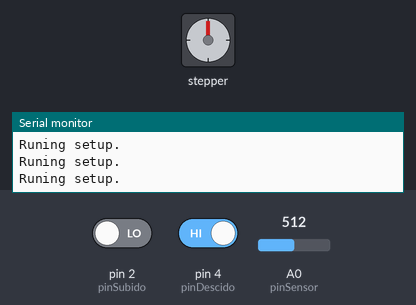
The sketch below on a simulated Arduino Uno, built with avr-gcc and run on an emulated ATmega328P. Parts: stepper motor, the last lines printed to the serial monitor. Inputs (shaded band) come from the test bench; at power-on: pin 4 (pinDescido) HIGH, pin 2 (pinSubido) LOW, A0 (pinSensor) = 512. Stepper angles assume 2038 steps per turn.

Above: at 1.2 s.
1.3 s: pin 4 (pinDescido) driven LOW
At 3.72 s:
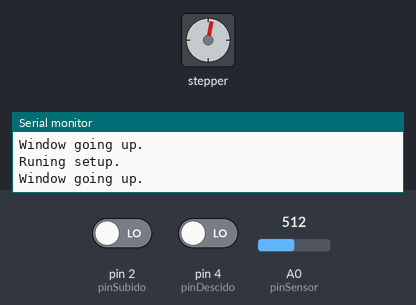
4.3 s: pin 2 (pinSubido) driven HIGH
6.8 s: pin 2 (pinSubido) driven LOW
9.8 s: pin 4 (pinDescido) driven HIGH
At 10.8 s:
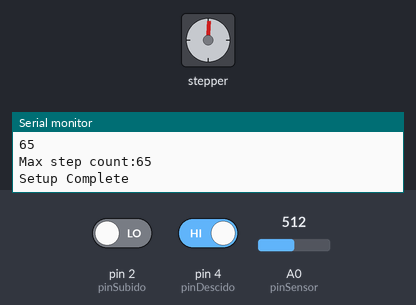
Timing chart, 0 to 12.8 s (numbered marks = the images above; inputs shaded):
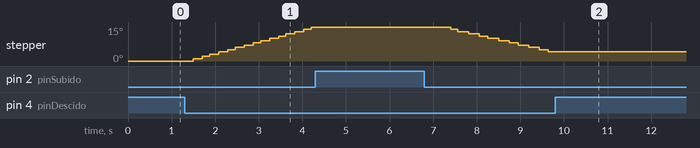

The sketch:

estore_automatico.ino
```cpp
#include <Stepper.h>

#define pinSubido 2
#define pinDescido 4
#define pinSensor A0


const int stepsPerRevelution =2038; // auto adjust to motor

//start Lib on pins 8,9,10,11
Stepper myStepper(stepsPerRevelution,8,10,9,11);

int inicial_stepCount=0;
int max_stepCount;
bool setup_dist = false;
bool stop=false;
int lightmap;

int stopsafe(){
  myStepper.step(0);
  Serial.println("Safe STOP!!");
  delay(1000);
}


void setup() {
  Serial.begin(9600);
  pinMode(pinSubido, INPUT);
  pinMode(pinDescido, INPUT);
  pinMode(pinSensor, INPUT);

}

void loop() {
  float leitura_sensor = analogRead(pinSensor);

  int leitura_up = digitalRead(pinSubido);
  int leitura_down = digitalRead(pinDescido);

  if (setup_dist == false){
    Serial.println("Runing setup.");
    delay(10);
    if (leitura_down == 0 && leitura_up ==0 && stop == false){
      Serial.println("Window going up.");
      myStepper.setSpeed(100);
      myStepper.step(1);
      delay(10);
    }
    if(leitura_up == 1){
      stop = true;
      Serial.println("STOP");
      delay (1000);
    }
    if(stop == true){
      Serial.println("Window Going Down.");
      myStepper.setSpeed(100);
      myStepper.step(-1);
      delay(10);
      inicial_stepCount++;
      Serial.println(inicial_stepCount);

      if (leitura_down == 1){
        Serial.println(inicial_stepCount);
        max_stepCount= inicial_stepCount;
        setup_dist = true;
        Serial.print("Max step count:");
        Serial.println(max_stepCount);
        inicial_stepCount =0;

        Serial.println("Setup Complete");
        stop=false;
        delay(3000);


      }
    }
  }

  if (setup_dist ==true){
    const int lightmap = map(leitura_sensor,0,1023,0,max_stepCount);

    Serial.println("----------------------------");
    Serial.print("Leitura fim de curso de fundo: ");
    Serial.println(leitura_down);
    Serial.print("Leitura fim de curso de topo: ");
    Serial.println(leitura_up);
    Serial.print("Max step count: ");
    Serial.println(max_stepCount);
    Serial.print("Leitura sensor: ");
    Serial.println(leitura_sensor);
    Serial.print("Light map: ");
    Serial.println(lightmap);
    if (leitura_up == 1 || leitura_down == 1 || inicial_stepCount == max_stepCount){
      stopsafe();
      delay(1000);
    }

    else if (leitura_down == 0 && leitura_up == 0) {
      if (inicial_stepCount < lightmap){
        myStepper.step(1);
        inicial_stepCount++;
        Serial.print("Count = ");
        Serial.print(inicial_stepCount);

        delay(10);
      }
      if (inicial_stepCount > lightmap){
        myStepper.step(-1);
        inicial_stepCount--;
        Serial.print("Count = ");
        Serial.print(inicial_stepCount);
        delay(10);
      }
      delay(1000);

    }
  }
}
```

Measured:
- after the input at 1.3 s, stepper: keeps turning clockwise at about 6°/s, starting after 0.20 s
- after the input at 4.3 s, stepper: stops changing and stays 15°
- after the input at 9.8 s, stepper: stops changing and stays 4°
